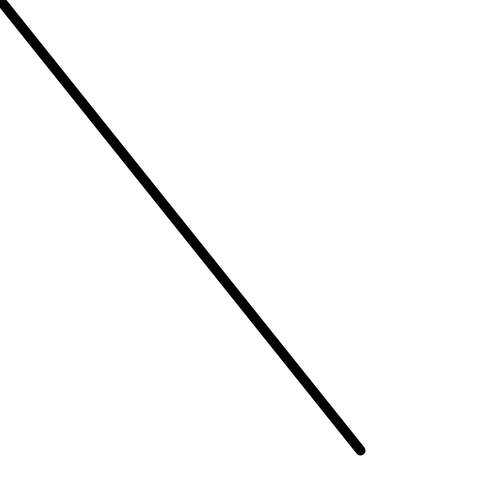
Frame 1 (no input)
Frame 60 (the mouse pressed at the canvas centre just before this capture): identical to frame 1, image omitted
Frame 120 (the mouse held since frame 60 and released just before this capture): identical to frame 1, image omitted

The Processing sketch that drew this single still picture (run headless with seeded random() and noise(); from frame 60 on, the mouse is pressed at the canvas centre):

// Processing sketch: Using_modulus_to_create_programs_that_change_through_different_
// ── Using_modulus_to_create_programs_that_change_through_different_.pde
int timer = 0;
int figureState = 0;

int x = 0;
float speed = 1;

void setup() {
  size(500, 500);
  background(255);
}

void draw() {
  timer++;
  if (timer % 150 == 0) {
    figureState = (figureState + 1) % 4;
  }
  switch(figureState) {
  case 0:
    background(255);
    strokeWeight(10);
    line(0, 0, 360, 450);
    break;
  case 1:
    background(255);
    ellipse(width/2, height/2, 100, 100);
    break;
  case 2:
    background(255);
    rect(width/2, height/2, 150, 150);
    break;
  case 3:
    background(255);
    for (int i = 0; i <= 20; i++) {
      ellipse(x, width/2, 20, 20);
      ellipse(random(x, 255), random(x, 255), random(255), random(255));
    }
    x = x + (int)speed;
    break;
  }
}
